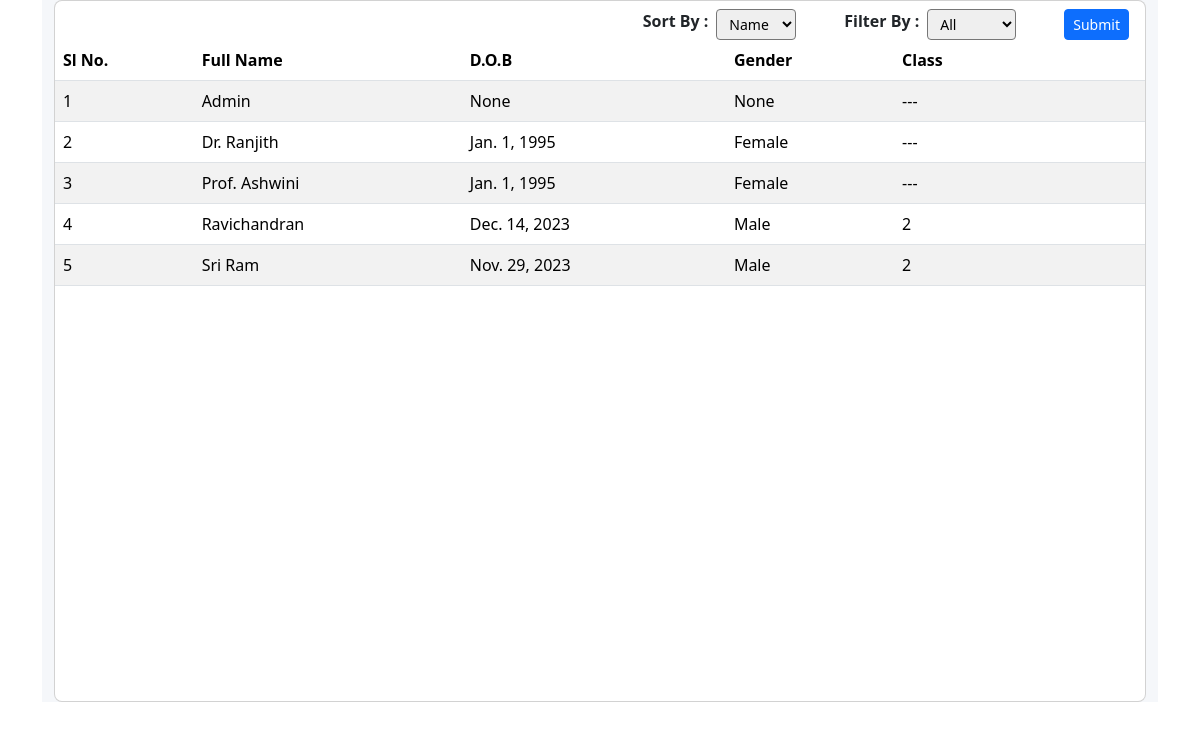
/users-list, run on an earlier commit of the app's database.
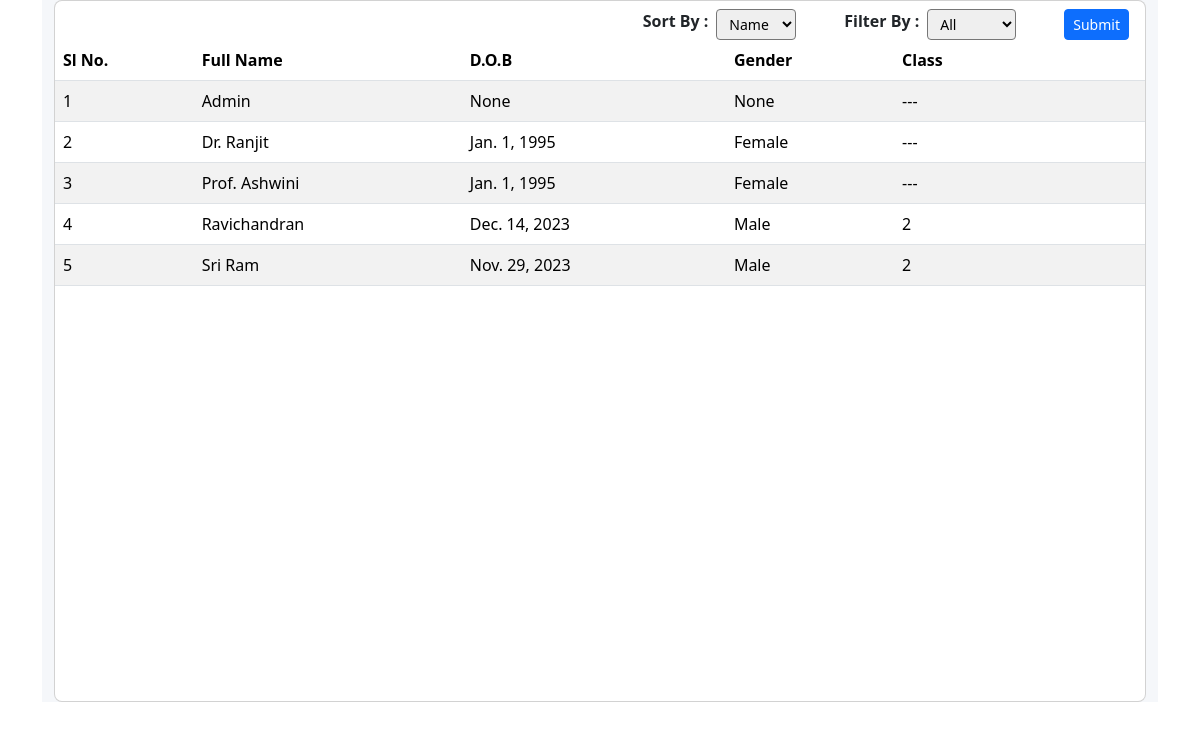
And on a later commit of the database.
### schoolapp/models.py (models this page shows, shortened)
class StudentDetails(models.Model):
    user_id = models.IntegerField(blank = True, null=True)
    profile_image = models.ImageField(upload_to='media/profile',blank=True,null=True)
    student = models.OneToOneField(User, on_delete=models.CASCADE)
    full_name = models.CharField(max_length=100)
    roll_no = models.CharField(max_length=100)
    stu_class = models.IntegerField()
    date_of_birth = models.DateField( blank=True, null=True)
    gender = models.CharField(max_length=10,blank=True, null=True)
    street = models.CharField(max_length=100, blank=True, null=True )
    city = models.CharField(max_length=50, blank=True, null=True )
    state = models.CharField(max_length=50, blank=True, null=True )
    zip_code = models.CharField(max_length=10, blank=True, null=True )
    phone_number = models.CharField(max_length=15, blank=True, null=True )
    email = models.EmailField(blank=True, null=True )
    father_name = models.CharField(max_length=50, blank=True, null=True )
    father_contact = models.CharField(max_length=15, blank=True, null=True )
    mother_name = models.CharField(max_length=50, blank=True, null=True )
    mother_contact = models.CharField(max_length=15, blank=True, null=True )# Contact Information
    phone_number = models.CharField(max_length=15, blank=True, null=True)
    email = models.EmailField(blank=True, null=True)
    father_name = models.CharField(max_length=50, blank=True, null=True)
    father_contact = models.CharField(max_length=15, blank=True, null=True)
    mother_name = models.CharField(max_length=50, blank=True, null=True)
    mother_contact = models.CharField(max_length=15, blank=True, null=True)

### schoolapp/views.py (the view)
# urls.py: path("users-list",views.users_list,name="users_list"),
def users_list(request):
    users = StudentDetails.objects.all().order_by('stu_class').order_by('full_name')
    if request.method == 'POST':
        sort_order = request.POST["sort-order"]
        filter_order = request.POST["filter-order"]
        if filter_order == 'student':
            users = users.filter(stu_class__gt = 0)
        elif filter_order == 'staff':
            users = users.filter(stu_class__lte = 0)
        elif filter_order == 'all':
            pass
        else:
            users = users.filter(stu_class = filter_order)
        if sort_order == 'name':
            users = users.order_by("full_name")
        elif sort_order == 'class':
            users = users.order_by("stu_class","full_name")
        elif sort_order == 'gender':
            users = users.order_by("-gender")
    else:
        users = StudentDetails.objects.all().order_by('stu_class').order_by('full_name')
    context = {
        'users':users
    }
    return render(request,"display-users.html",context=context)

### templates/display-users.html (shortened to what the changed rows need)
{% extends "base.html" %}
{% load static %}
{% block body %}
<div class="container-fluid container-md">
    <section class="intro">
        <div class="bg-image h-100" style="background-color: #f5f7fa;">
            <div class="mask d-flex align-items-center h-100">
                <div class="container">
                    <div class="row justify-content-center">
                        <div class="col-12">
                            <div class="card">
                                <div class="card-body p-0">
                                    <div class="table-responsive table-scroll" data-mdb-perfect-scrollbar="true"
                                        style="position: relative; height: 700px">
                                        <table class="table table-striped table-hover mb-0">
                                            <thead>
                                                <tr>
                                                    <th>Sl No.</th>
                                                    <th scope="col">Full Name</th>
                                                    <th scope="col">D.O.B</th>
                                                    <th scope="col">Gender</th>
                                                    <th scope="col">Class</th>
                                                    <th scope="col"></th>
                                                </tr>
                                            </thead>
                                            <tbody>
                                                {% for user in users %}
                                                <tr>
                                                    <td>{{forloop.counter}}</td>
                                                    <td>{{user.full_name}}</td>
                                                    <td>{{user.date_of_birth}}</td>
                                                    <td>{{user.gender | title}}</td>
                                                    {% if user.stu_class == 0 %}
                                                    <td>---</td>
                                                    {% else %}
                                                    <td>{{user.stu_class}}</td>
                                                    {% endif %}
                                                    <td>
                                                        <span><a href="{% url 'edit-student-profile' user.id %}"><img
                                                                    alt=""></a></span>
                                                        <span><a href="{% url 'chat' user.student.id %}"><img
                                                                    alt=""></a></span>
                                                        <span><a href="{% url 'profile_page' user.student.id %}"><img
                                                                    alt=""></a></span>
                                                    </td>
                                                </tr>
                                                {% endfor %}
                                            </tbody>
                                        </table>
                                    </div>
                                </div>
                            </div>
                        </div>
                    </div>
                </div>
            </div>
        </div>
    </section>
</div>
{% endblock %}

What changed in the data, as far as the page shows it:
changed StudentDetails: full_name "Dr. Ranjith" → "Dr. Ranjit"
